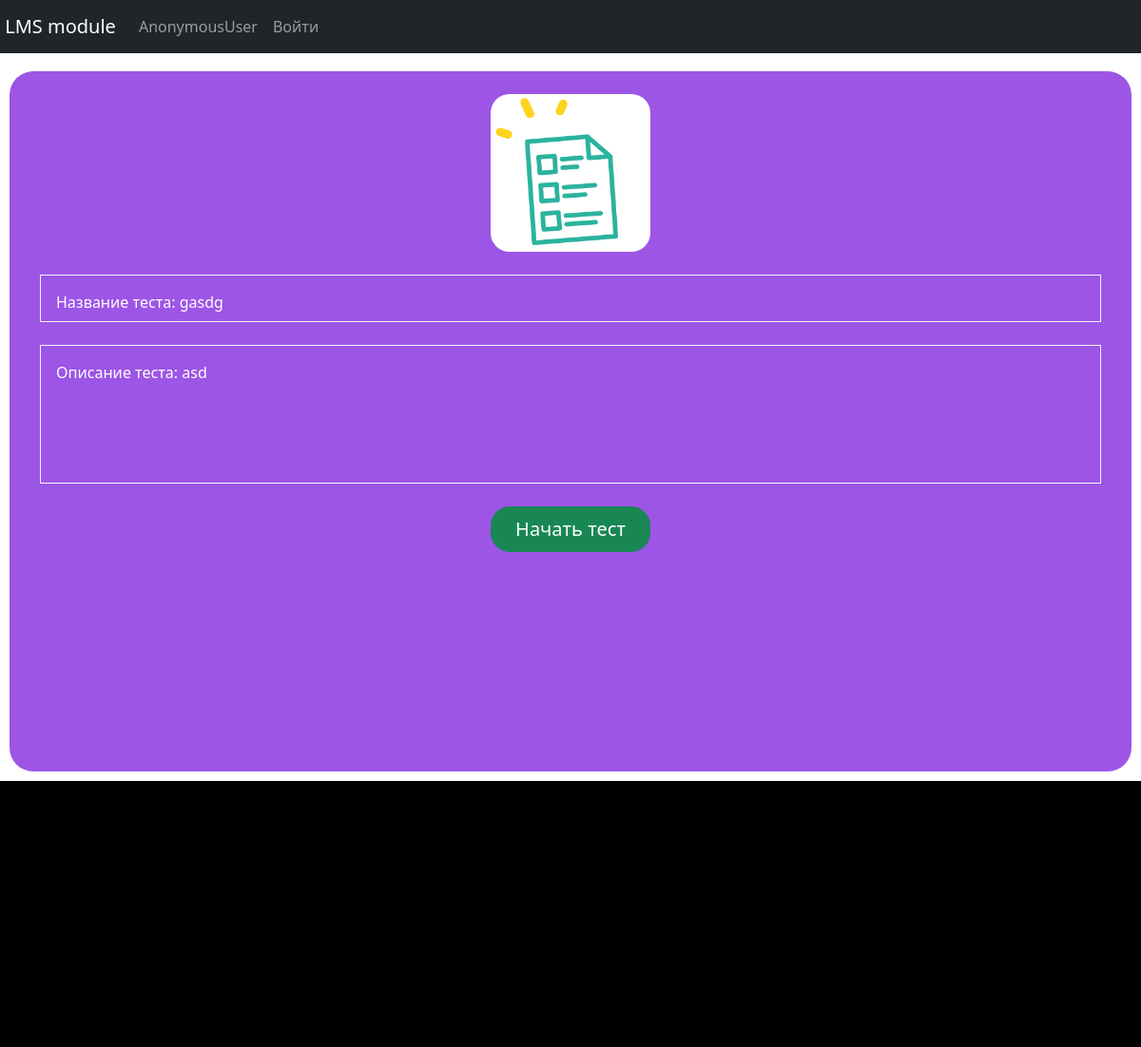
Screenshot of /test/start_a_test/1 with the database file from the repository.
### univ_app/models.py (models this page shows, shortened)
class Task(models.Model):
    title = models.CharField(max_length=200, default = '', blank = True) #this field is present in Test itself
    description = models.TextField(default = '', blank = True) #this field is present in Test itself
    subject = models.ForeignKey("Subject", blank = True, null = True, on_delete = models.SET_NULL)
    created_at = models.DateTimeField(auto_now_add = True, null = True, blank = True)
    created_by = models.ForeignKey("Teacher", blank = True, null = True, on_delete = models.SET_NULL)
    class Meta:
        abstract = True

class Test(Task):
    slug = models.SlugField(max_length = 120 , blank = True, null = True)
    link = models.CharField(max_length=1000, default = '')
    image = models.ImageField(upload_to = "uploads/", blank = True , null=True, default = "test.png")

### univ_app/views.py (the view)
# urls.py: path('test/start_a_test/<int:testid>', Tester.start_a_test, name = "start_a_test"),
    def start_a_test(request, testid):
        the_test = Test.objects.get(id = testid)
        ctx = {
        "the_test":the_test,
        }
        return render(request,"tester/take_test/start_a_test.html", ctx )

### templates/tester/take_test/start_a_test.html (shortened to what this page needs)
{% extends "tester_base.html"%}
{% block start_test %}
<div class = 'container'>
  <br>
  <img src="{{the_test.image.url}}" alt="" class = "center">
  <br>
  <div class="border border-light p-3 mb-4">
    <div class="text-wrap" style=" height: 1rem; width: 80%; color: white;">
      Название теста: {{the_test.title}}
    </div>
  </div>
  <div class="border border-light p-3 mb-4">
    <div class="text-wrap" style=" height: 7rem; width: 80%; color: white;">
      Описание теста: {{the_test.description}}
    </div>
  </div>
  <form action = "{% url 'take_test' the_test.pk 0 0 %}">
      <button type="submit" class = "btn btn-success btn-lg center" name="button">Начать тест</button>
  </form>
</div>
{% endblock %}

### univ_app/static/univ_app/css/base.css (style rules this page uses)
body { background: white; }

### templates/tester/take_test/start_a_test.html (style rules this page uses)
.center { display: block; margin-left: auto; margin-right: auto; width: 15%; border-radius: 20px; }

### templates/tester_base.html (style rules this page uses)
body { background-color:white; color: white; }

### rows the page displays
Test: image (picture), title "gasdg", description "asd"

### other values shown
{{ request.user }} "AnonymousUser"
